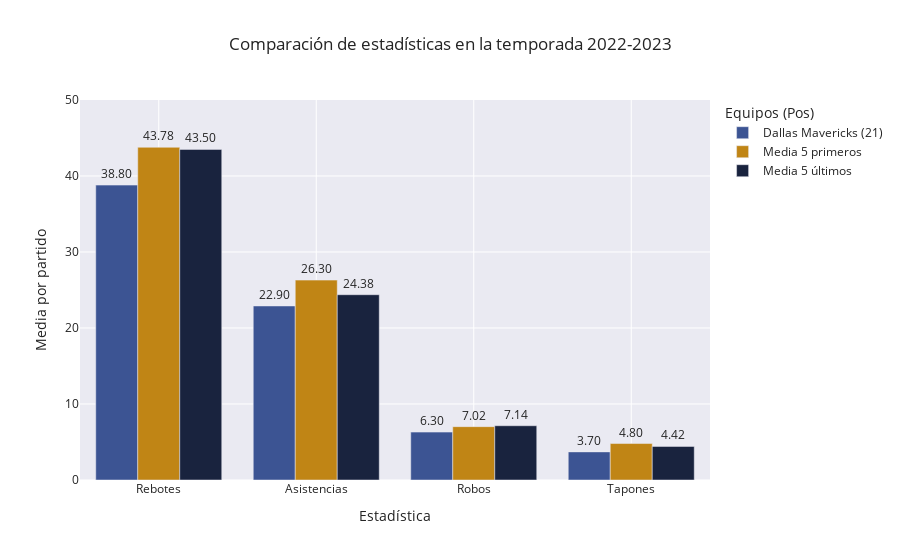

The notebook cell this image was saved under:
### Code cell
categories = ["Rebotes", "Asistencias", "Robos", "Tapones"]

values1 = df_dallas.loc[df_dallas.loc[:, "season"] == 2023, ["tot_reb", "ast", "steals", "blocks"]].values[0]
values2 = df_5_prim_media.loc[df_5_prim_media.loc[:, "season"] == 2023, ["tot_reb", "ast", "steals", "blocks"]].values[0]
values3 = df_5_ult_media.loc[df_5_ult_media.loc[:, "season"] == 2023, ["tot_reb", "ast", "steals", "blocks"]].values[0]


team_names = ["Dallas Mavericks (21)", "Media 5 primeros", "Media 5 últimos"]
x_title = 'Estadística'
y_title = 'Media por partido'


fig = go.Figure(data=[
    go.Bar(
        name=team_names[0], x=categories, y=values1,
        text=[f"{val:.2f}" for val in values1], textposition='outside',
        marker_color=colors[0] 
    ),
    go.Bar(
        name=team_names[1], x=categories, y=values2,
        text=[f"{val:.2f}" for val in values2], textposition='outside',
        marker_color=colors[1] 
    ),
    go.Bar(
        name=team_names[2], x=categories, y=values3,
        text=[f"{val:.2f}" for val in values3], textposition='outside',
        marker_color=colors[2] 
    )
])


fig.update_layout(
    title='Comparación de estadísticas en la temporada 2022-2023',
    xaxis_title=x_title,
    yaxis_title=y_title,
    barmode='group',
    legend=dict(title='Equipos (Pos)'),
    yaxis=dict(range=[0, 50]),
    template="seaborn"
)


fig.show()

### Figure 1 — Plotly figure (JSON) as saved in the notebook; plotly's stock layout.template omitted (floating-point values rounded to 4 significant figures)
{"data": [{"marker": {"color": "#3c5493"}, "name": "Dallas Mavericks (21)", "text": ["38.80", "22.90", "6.30", "3.70"], "textposition": "outside", "type": "bar", "x": ["Rebotes", "Asistencias", "Robos", "Tapones"], "y": [38.8, 22.9, 6.3, 3.7]}, {"marker": {"color": "#c08515"}, "name": "Media 5 primeros", "text": ["43.78", "26.30", "7.02", "4.80"], "textposition": "outside", "type": "bar", "x": ["Rebotes", "Asistencias", "Robos", "Tapones"], "y": [43.78, 26.3, 7.02, 4.8]}, {"marker": {"color": "#19233e"}, "name": "Media 5 últimos", "text": ["43.50", "24.38", "7.14", "4.42"], "textposition": "outside", "type": "bar", "x": ["Rebotes", "Asistencias", "Robos", "Tapones"], "y": [43.5, 24.38, 7.14, 4.42]}], "layout": {"barmode": "group", "legend": {"title": {"text": "Equipos (Pos)"}}, "title": {"text": "Comparación de estadísticas en la temporada 2022-2023"}, "xaxis": {"title": {"text": "Estadística"}}, "yaxis": {"range": [0, 50], "title": {"text": "Media por partido"}}}}
